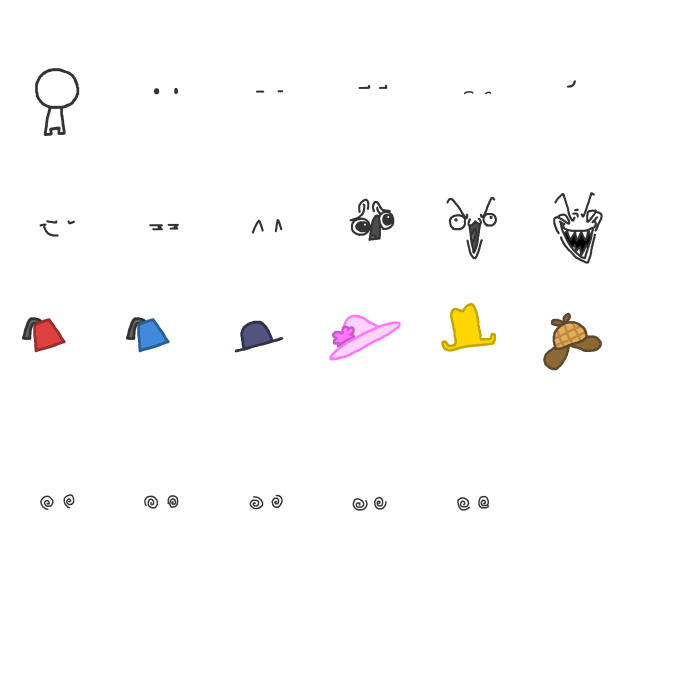
#> input picture assets/iterated/iterated_peep.png, 2048 x 2048 px (shown at 1/3 size)
$ python _build_idle_peep.py
#> lines starting #> are read from the running program, lines starting #| are printed output that depends on the picture
"""Genera iterated_peep_idle.png desde iterated_peep0000.

Quita solo ojos (componentes conexas). No se dibujan arcos ni trazos extra: el cierre de cabeza
va unificado con el cuerpo PIXI (Sprite) y el <img> DOM usando este mismo PNG."""
from __future__ import print_function

import os
from collections import deque
from PIL import Image

HERE = os.path.dirname(os.path.abspath(__file__))
ATLAS = os.path.join(HERE, "iterated_peep.png")
OUT = os.path.join(HERE, "iterated_peep_idle.png")

FRAME_0000 = (10, 10, 10 + 302, 10 + 402)
TARGET = (151, 201)

FILL = (255, 255, 255, 255)
DARK_TH = 118
MAX_EYE_AREA = 28
EYE_CX0, EYE_CX1 = 64.0, 94.0
EYE_CY0, EYE_CY1 = 99.5, 109.5


def _dark(px, x, y, th):
    r, g, b, a = px[x, y]
    return a > 90 and (r + g + b) <= th


def remove_eye_only(im_rgba):
    px = im_rgba.load()
    w, h = im_rgba.size
    th = DARK_TH
    seen = set()
    to_white = []

    for y in range(h):
        for x in range(w):
            if (x, y) in seen or not _dark(px, x, y, th):
                continue
            q = deque([(x, y)])
            seen.add((x, y))
            comp = []
            while q:
                cx, cy = q.popleft()
                comp.append((cx, cy))
                for nx, ny in ((cx + 1, cy), (cx - 1, cy), (cx, cy + 1), (cx, cy - 1)):
                    if (nx, ny) in seen or not _dark(px, nx, ny, th):
                        continue
                    if nx < 0 or nx >= w or ny < 0 or ny >= h:
                        continue
                    seen.add((nx, ny))
                    q.append((nx, ny))
            xs = [p[0] for p in comp]
            ys = [p[1] for p in comp]
            cx = sum(xs) / float(len(comp))
            cy = sum(ys) / float(len(comp))
            if len(comp) > MAX_EYE_AREA:
                continue
            if not (EYE_CX0 <= cx <= EYE_CX1 and EYE_CY0 <= cy <= EYE_CY1):
                continue
            to_white.extend(comp)

    for x, y in to_white:
        px[x, y] = FILL
    return im_rgba


def main():
    im = Image.open(ATLAS).convert("RGBA")
#> im is the input picture: PIL image 2048x2048 RGBA; mean R, G, B, A 4.6, 3.9, 3.6, 7.8
    crop = im.crop(FRAME_0000).resize(TARGET, Image.LANCZOS)
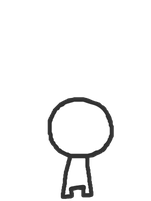
#> crop: PIL image 151x201 RGBA; mean R, G, B, A 28, 28, 28, 36.3; transparent parts drawn white
    crop = remove_eye_only(crop)
    crop.save(OUT, "PNG")
    print("Wrote", OUT, crop.size)
#| Wrote assets/iterated/iterated_peep_idle.png (151, 201)


if __name__ == "__main__":
    main()

$ run again, with assets/iterated/iterated_payoffs.png copied over assets/iterated/iterated_peep.png
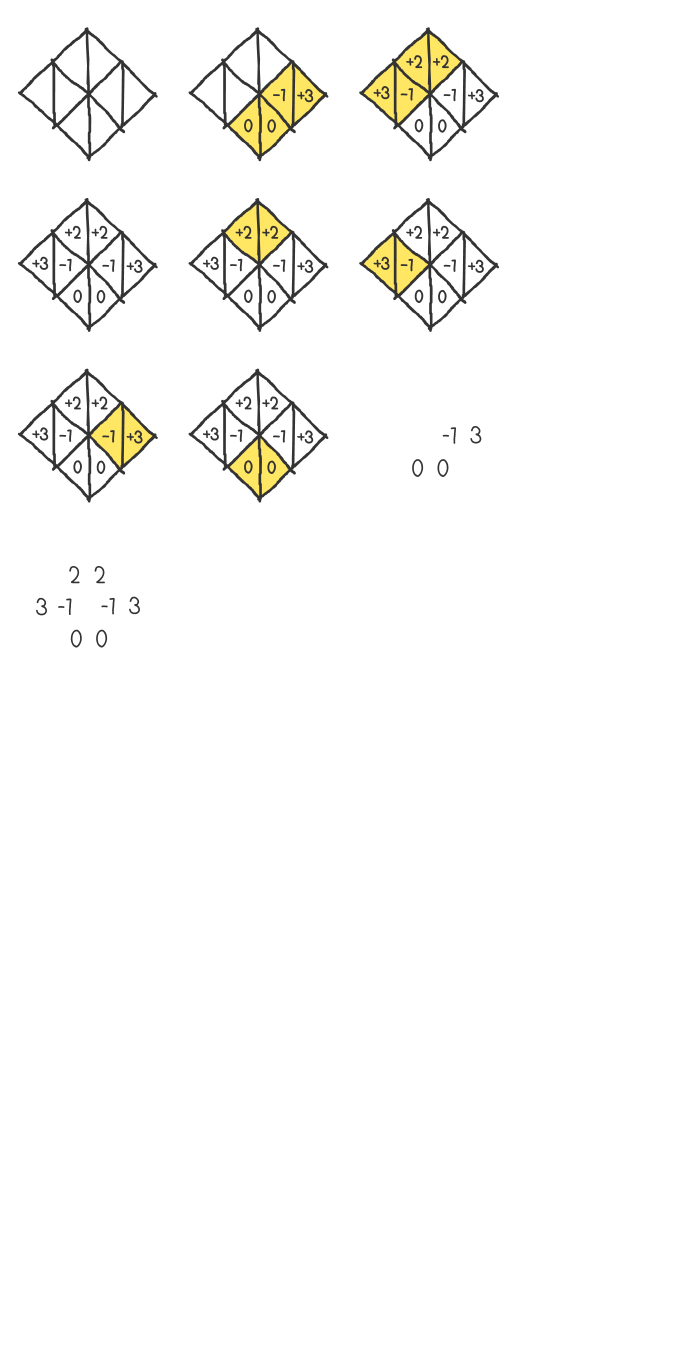
#> input picture assets/iterated/iterated_payoffs.png, 2048 x 4096 px (shown at 1/3 size)
#> in main, im is the input picture: PIL image 2048x4096 RGBA; mean R, G, B, A 4.8, 4.5, 2.7, 9.4
#> in main, `crop = im.crop(FRAME_0000).resize(TARGET, Image.LANCZOS)`:
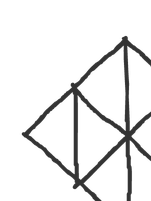
#> crop: PIL image 151x201 RGBA; mean R, G, B, A 7.6, 7.6, 7.6, 24.9; transparent parts drawn white
#| Wrote assets/iterated/iterated_peep_idle.png (151, 201)

$ run again, with assets/iterated/iterated_scoreboard.png copied over assets/iterated/iterated_peep.png
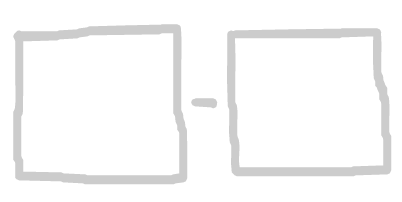
#> input picture assets/iterated/iterated_scoreboard.png, 402 x 202 px
#> in main, im is the input picture: PIL image 402x202 RGBA; mean R, G, B, A 28.9, 28.9, 28.9, 32.7
#> in main, `crop = im.crop(FRAME_0000).resize(TARGET, Image.LANCZOS)`:
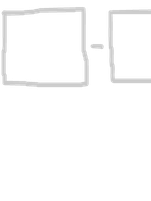
#> crop: PIL image 151x201 RGBA; mean R, G, B, A 23.5, 23.5, 23.5, 16.8; transparent parts drawn white
#| Wrote assets/iterated/iterated_peep_idle.png (151, 201)
